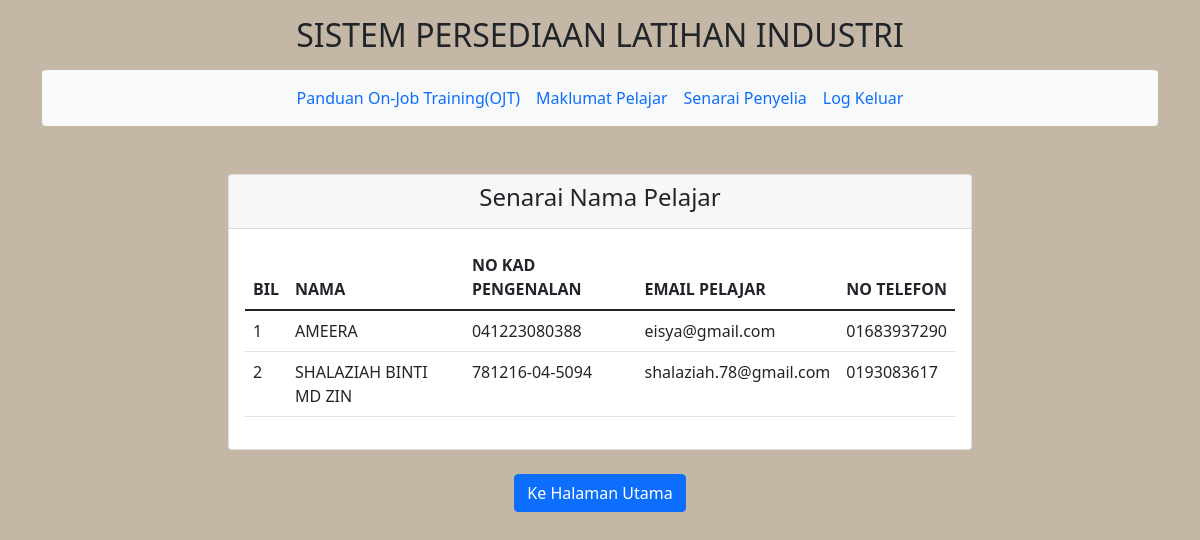
/admin2/listPelajar2.php, run on the app's committed database.
### tables this page shows
CREATE TABLE `pelajar` (
  `id_user` varchar(50) NOT NULL,
  `namapel` varchar(50) NOT NULL,
  `noic` varchar(14) NOT NULL,
  `tarikhlahir` date NOT NULL,
  `tempatlahir` varchar(50) NOT NULL,
  `adikberadik` int NOT NULL,
  `jantina` varchar(50) NOT NULL,
  `bangsa` varchar(50) NOT NULL,
  `agama` varchar(20) NOT NULL,
  `alamat` varchar(250) NOT NULL,
  `email` varchar(30) NOT NULL,
  `notel` varchar(14) NOT NULL,
  `gambar` varchar(250) NOT NULL
);

### admin2/listPelajar2.php (the view, shortened to what this page needs)
<?php
require '../config.php';
?>
<!doctype html>
<html lang="en">
  <head>
    <link href="https://cdn.jsdelivr.net/npm/bootstrap@5.1.3/dist/css/bootstrap.min.css" rel="stylesheet">
</head>
<body>
<div class="container-xl mb-4">
    <center><p>
      <h2>SISTEM PERSEDIAAN LATIHAN INDUSTRI</h2><p>
    </center>
   <nav class="navbar navbar-expand-sm bg-light rounded" aria-label="Twelfth navbar example">
      <div class="container-fluid">
       <div class="collapse navbar-collapse justify-content-md-center" id="navbar">
          <ul class="navbar-nav">
            <li class="nav-item">
              <a class="nav-link" href="index.php">Panduan On-Job Training(OJT)</a>
            </li>
            <li class="nav-item">
              <a class="nav-link" href="listPelajar.php">Maklumat Pelajar</a>
            </li>
            <li>
            <li class="nav-item">
              <a class="nav-link " href="listPenyelia.php">Senarai Penyelia</a>
            </li>
            <li class="nav-item">
              <a class="nav-link" href="../logout.php" onclick="return confirm('Anda Pasti Mahu Log Keluar?')">Log Keluar</a>
            </li>
          </ul>
        </div>
      </div>
    </nav>
        </div>
    <br>
    <div class="container">
        <div class="row">
            <center>
            <div class="col-md-8">
                <div class="card">
                    <div class="card-header">
                      <center>
                        <h4>Senarai Nama Pelajar</h4>
                      </center>
                    </div>
                    <div class="card-body">
    <table class="table">
        <thead>
            <tr>
                <th>BIL</th>
                <th>NAMA</th>
                <th>NO KAD PENGENALAN</th>
                <th>EMAIL PELAJAR</th>
                <th>NO TELEFON</th>
            </tr>
        </thead>
        <tbody>
            <?php
                $query = "SELECT * FROM pelajar";
                $query_run = mysqli_query($conn,$query);
                $cnt=1;
                if (mysqli_num_rows($query_run)>0) {
                    foreach ($query_run as $pelajar) {
            ?>
                    <tr>
                    <td><?= $cnt; ?></td>
                    <td><?= $pelajar['namapel']; ?></td>
                    <td><?= $pelajar['noic']; ?></td>
                    <td><?= $pelajar['email']; ?></td>
                    <td><?= $pelajar['notel']; ?></td>
                    </tr>
            <?php
            $cnt=$cnt+1;
                    }
                }
                else {
                    echo "<h5> No Record Found";
                }
            ?>
        </tbody>
    </table>
                    </div>
                </div>
            </div>
        </div>
    </div>
        <br>
    <center>
    <a href="index.php" class="btn btn-primary" role="button">Ke Halaman Utama</a>
    </center>
</body>
</html>

### admin2/listPelajar2.php (style rules this page uses)
body { background-color:#c4b7a6; }
.navbar { margin-bottom: 20px; }

### data on the page
pelajar: namapel "AMEERA", noic "041223080388", email "eisya@gmail.com", notel "01683937290"
pelajar: namapel "SHALAZIAH BINTI MD ZIN", noic "781216-04-5094", email "shalaziah.78@gmail.com", notel "0193083617"
